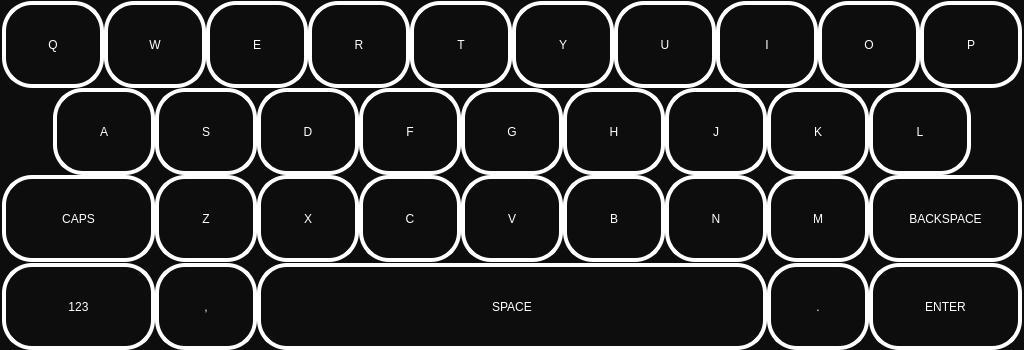
<?xml version="1.0" encoding="UTF-8"?>
<ui version="4.0">
 <class>Keyboard</class>
 <widget class="QDialog" name="Keyboard">
  <property name="windowModality">
   <enum>Qt::NonModal</enum>
  </property>
  <property name="geometry">
   <rect>
    <x>0</x>
    <y>0</y>
    <width>1024</width>
    <height>350</height>
   </rect>
  </property>
  <property name="windowTitle">
   <string>Dialog</string>
  </property>
  <property name="styleSheet">
   <string notr="true">background-color: rgb(13, 13, 13);</string>
  </property>
  <widget class="QPushButton" name="Q">
   <property name="geometry">
    <rect>
     <x>2</x>
     <y>1</y>
     <width>102</width>
     <height>87</height>
    </rect>
   </property>
   <property name="styleSheet">
    <string notr="true">QPushButton#Q 
{ 
background-color: rgb(13, 13, 13);
border-style: solid;
border-width:4px;
border-radius:30px;
border-color: white;

font: 75 30pt &quot;Tahoma&quot;;
color: rgb(255, 255, 255);
 } 
QPushButton#Q:pressed 
{ 
background-color:white; 
color: rgb(0, 0, 0);
border-color: rgb(13,13,13);
}</string>
   </property>
   <property name="text">
    <string>Q</string>
   </property>
  </widget>
  <widget class="QPushButton" name="W">
   <property name="geometry">
    <rect>
     <x>104</x>
     <y>1</y>
     <width>102</width>
     <height>87</height>
    </rect>
   </property>
   <property name="styleSheet">
    <string notr="true">QPushButton#W 
{ 
background-color: rgb(13, 13, 13);
border-style: solid;
border-width:4px;
border-radius:30px;
border-color: white;

font: 75 30pt &quot;Tahoma&quot;;
color: rgb(255, 255, 255);
 } 
QPushButton#W:pressed 
{ 
background-color:white; 
color: rgb(0, 0, 0);
border-color: rgb(13,13,13);
}</string>
   </property>
   <property name="text">
    <string>W</string>
   </property>
  </widget>
  <widget class="QPushButton" name="E">
   <property name="geometry">
    <rect>
     <x>206</x>
     <y>1</y>
     <width>102</width>
     <height>87</height>
    </rect>
   </property>
   <property name="styleSheet">
    <string notr="true">QPushButton#E 
{ 
background-color: rgb(13, 13, 13);
border-style: solid;
border-width:4px;
border-radius:30px;
border-color: white;

font: 75 30pt &quot;Tahoma&quot;;
color: rgb(255, 255, 255);
 } 
QPushButton#E:pressed 
{ 
background-color:white; 
color: rgb(0, 0, 0);
border-color: rgb(13,13,13);
}</string>
   </property>
   <property name="text">
    <string>E</string>
   </property>
  </widget>
  <widget class="QPushButton" name="R">
   <property name="geometry">
    <rect>
     <x>308</x>
     <y>1</y>
     <width>102</width>
     <height>87</height>
    </rect>
   </property>
   <property name="styleSheet">
    <string notr="true">background-color: rgb(13, 13, 13);
border-style: solid;
border-width:4px;
border-radius:30px;
border-color: white;

font: 75 30pt &quot;Tahoma&quot;;
color: rgb(255, 255, 255);</string>
   </property>
   <property name="text">
    <string>R</string>
   </property>
  </widget>
  <widget class="QPushButton" name="T">
   <property name="geometry">
    <rect>
     <x>410</x>
     <y>1</y>
     <width>102</width>
     <height>87</height>
    </rect>
   </property>
   <property name="styleSheet">
    <string notr="true">background-color: rgb(13, 13, 13);
border-style: solid;
border-width:4px;
border-radius:30px;
border-color: white;

font: 75 30pt &quot;Tahoma&quot;;
color: rgb(255, 255, 255);</string>
   </property>
   <property name="text">
    <string>T</string>
   </property>
  </widget>
  <widget class="QPushButton" name="Y">
   <property name="geometry">
    <rect>
     <x>512</x>
     <y>1</y>
     <width>102</width>
     <height>87</height>
    </rect>
   </property>
   <property name="styleSheet">
    <string notr="true">background-color: rgb(13, 13, 13);
border-style: solid;
border-width:4px;
border-radius:30px;
border-color: white;

font: 75 30pt &quot;Tahoma&quot;;
color: rgb(255, 255, 255);</string>
   </property>
   <property name="text">
    <string>Y</string>
   </property>
  </widget>
  <widget class="QPushButton" name="U">
   <property name="geometry">
    <rect>
     <x>614</x>
     <y>1</y>
     <width>102</width>
     <height>87</height>
    </rect>
   </property>
   <property name="styleSheet">
    <string notr="true">background-color: rgb(13, 13, 13);
border-style: solid;
border-width:4px;
border-radius:30px;
border-color: white;

font: 75 30pt &quot;Tahoma&quot;;
color: rgb(255, 255, 255);</string>
   </property>
   <property name="text">
    <string>U</string>
   </property>
  </widget>
  <widget class="QPushButton" name="I">
   <property name="geometry">
    <rect>
     <x>716</x>
     <y>1</y>
     <width>102</width>
     <height>87</height>
    </rect>
   </property>
   <property name="styleSheet">
    <string notr="true">background-color: rgb(13, 13, 13);
border-style: solid;
border-width:4px;
border-radius:30px;
border-color: white;

font: 75 30pt &quot;Tahoma&quot;;
color: rgb(255, 255, 255);</string>
   </property>
   <property name="text">
    <string>I</string>
   </property>
  </widget>
  <widget class="QPushButton" name="O">
   <property name="geometry">
    <rect>
     <x>818</x>
     <y>1</y>
     <width>102</width>
     <height>87</height>
    </rect>
   </property>
   <property name="styleSheet">
    <string notr="true">background-color: rgb(13, 13, 13);
border-style: solid;
border-width:4px;
border-radius:30px;
border-color: white;

font: 75 30pt &quot;Tahoma&quot;;
color: rgb(255, 255, 255);</string>
   </property>
   <property name="text">
    <string>O</string>
   </property>
  </widget>
  <widget class="QPushButton" name="P">
   <property name="geometry">
    <rect>
     <x>920</x>
     <y>1</y>
     <width>102</width>
     <height>87</height>
    </rect>
   </property>
   <property name="styleSheet">
    <string notr="true">background-color: rgb(13, 13, 13);
border-style: solid;
border-width:4px;
border-radius:30px;
border-color: white;

font: 75 30pt &quot;Tahoma&quot;;
color: rgb(255, 255, 255);</string>
   </property>
   <property name="text">
    <string>P</string>
   </property>
  </widget>
  <widget class="QPushButton" name="A">
   <property name="geometry">
    <rect>
     <x>53</x>
     <y>88</y>
     <width>102</width>
     <height>87</height>
    </rect>
   </property>
   <property name="styleSheet">
    <string notr="true">background-color: rgb(13, 13, 13);
border-style: solid;
border-width:4px;
border-radius:30px;
border-color: white;

font: 75 30pt &quot;Tahoma&quot;;
color: rgb(255, 255, 255);</string>
   </property>
   <property name="text">
    <string>A</string>
   </property>
  </widget>
  <widget class="QPushButton" name="S">
   <property name="geometry">
    <rect>
     <x>155</x>
     <y>88</y>
     <width>102</width>
     <height>87</height>
    </rect>
   </property>
   <property name="styleSheet">
    <string notr="true">background-color: rgb(13, 13, 13);
border-style: solid;
border-width:4px;
border-radius:30px;
border-color: white;

font: 75 30pt &quot;Tahoma&quot;;
color: rgb(255, 255, 255);</string>
   </property>
   <property name="text">
    <string>S</string>
   </property>
  </widget>
  <widget class="QPushButton" name="D">
   <property name="geometry">
    <rect>
     <x>257</x>
     <y>88</y>
     <width>102</width>
     <height>87</height>
    </rect>
   </property>
   <property name="styleSheet">
    <string notr="true">background-color: rgb(13, 13, 13);
border-style: solid;
border-width:4px;
border-radius:30px;
border-color: white;

font: 75 30pt &quot;Tahoma&quot;;
color: rgb(255, 255, 255);</string>
   </property>
   <property name="text">
    <string>D</string>
   </property>
  </widget>
  <widget class="QPushButton" name="F">
   <property name="geometry">
    <rect>
     <x>359</x>
     <y>88</y>
     <width>102</width>
     <height>87</height>
    </rect>
   </property>
   <property name="styleSheet">
    <string notr="true">background-color: rgb(13, 13, 13);
border-style: solid;
border-width:4px;
border-radius:30px;
border-color: white;

font: 75 30pt &quot;Tahoma&quot;;
color: rgb(255, 255, 255);</string>
   </property>
   <property name="text">
    <string>F</string>
   </property>
  </widget>
  <widget class="QPushButton" name="G">
   <property name="geometry">
    <rect>
     <x>461</x>
     <y>88</y>
     <width>102</width>
     <height>87</height>
    </rect>
   </property>
   <property name="styleSheet">
    <string notr="true">background-color: rgb(13, 13, 13);
border-style: solid;
border-width:4px;
border-radius:30px;
border-color: white;

font: 75 30pt &quot;Tahoma&quot;;
color: rgb(255, 255, 255);</string>
   </property>
   <property name="text">
    <string>G</string>
   </property>
  </widget>
  <widget class="QPushButton" name="H">
   <property name="geometry">
    <rect>
     <x>563</x>
     <y>88</y>
     <width>102</width>
     <height>87</height>
    </rect>
   </property>
   <property name="styleSheet">
    <string notr="true">background-color: rgb(13, 13, 13);
border-style: solid;
border-width:4px;
border-radius:30px;
border-color: white;

font: 75 30pt &quot;Tahoma&quot;;
color: rgb(255, 255, 255);</string>
   </property>
   <property name="text">
    <string>H</string>
   </property>
  </widget>
  <widget class="QPushButton" name="J">
   <property name="geometry">
    <rect>
     <x>665</x>
     <y>88</y>
     <width>102</width>
     <height>87</height>
    </rect>
   </property>
   <property name="styleSheet">
    <string notr="true">background-color: rgb(13, 13, 13);
border-style: solid;
border-width:4px;
border-radius:30px;
border-color: white;

font: 75 30pt &quot;Tahoma&quot;;
color: rgb(255, 255, 255);</string>
   </property>
   <property name="text">
    <string>J</string>
   </property>
  </widget>
  <widget class="QPushButton" name="K">
   <property name="geometry">
    <rect>
     <x>767</x>
     <y>88</y>
     <width>102</width>
     <height>87</height>
    </rect>
   </property>
   <property name="styleSheet">
    <string notr="true">background-color: rgb(13, 13, 13);
border-style: solid;
border-width:4px;
border-radius:30px;
border-color: white;

font: 75 30pt &quot;Tahoma&quot;;
color: rgb(255, 255, 255);</string>
   </property>
   <property name="text">
    <string>K</string>
   </property>
  </widget>
  <widget class="QPushButton" name="L">
   <property name="geometry">
    <rect>
     <x>869</x>
     <y>88</y>
     <width>102</width>
     <height>87</height>
    </rect>
   </property>
   <property name="styleSheet">
    <string notr="true">background-color: rgb(13, 13, 13);
border-style: solid;
border-width:4px;
border-radius:30px;
border-color: white;

font: 75 30pt &quot;Tahoma&quot;;
color: rgb(255, 255, 255);</string>
   </property>
   <property name="text">
    <string>L</string>
   </property>
  </widget>
  <widget class="QPushButton" name="Z">
   <property name="geometry">
    <rect>
     <x>155</x>
     <y>175</y>
     <width>102</width>
     <height>87</height>
    </rect>
   </property>
   <property name="styleSheet">
    <string notr="true">background-color: rgb(13, 13, 13);
border-style: solid;
border-width:4px;
border-radius:30px;
border-color: white;

font: 75 30pt &quot;Tahoma&quot;;
color: rgb(255, 255, 255);</string>
   </property>
   <property name="text">
    <string>Z</string>
   </property>
  </widget>
  <widget class="QPushButton" name="X">
   <property name="geometry">
    <rect>
     <x>257</x>
     <y>175</y>
     <width>102</width>
     <height>87</height>
    </rect>
   </property>
   <property name="styleSheet">
    <string notr="true">background-color: rgb(13, 13, 13);
border-style: solid;
border-width:4px;
border-radius:30px;
border-color: white;

font: 75 30pt &quot;Tahoma&quot;;
color: rgb(255, 255, 255);</string>
   </property>
   <property name="text">
    <string>X</string>
   </property>
  </widget>
  <widget class="QPushButton" name="C">
   <property name="geometry">
    <rect>
     <x>359</x>
     <y>175</y>
     <width>102</width>
     <height>87</height>
    </rect>
   </property>
   <property name="styleSheet">
    <string notr="true">background-color: rgb(13, 13, 13);
border-style: solid;
border-width:4px;
border-radius:30px;
border-color: white;

font: 75 30pt &quot;Tahoma&quot;;
color: rgb(255, 255, 255);</string>
   </property>
   <property name="text">
    <string>C</string>
   </property>
  </widget>
  <widget class="QPushButton" name="V">
   <property name="geometry">
    <rect>
     <x>461</x>
     <y>175</y>
     <width>102</width>
     <height>87</height>
    </rect>
   </property>
   <property name="styleSheet">
    <string notr="true">background-color: rgb(13, 13, 13);
border-style: solid;
border-width:4px;
border-radius:30px;
border-color: white;

font: 75 30pt &quot;Tahoma&quot;;
color: rgb(255, 255, 255);</string>
   </property>
   <property name="text">
    <string>V</string>
   </property>
  </widget>
  <widget class="QPushButton" name="B">
   <property name="geometry">
    <rect>
     <x>563</x>
     <y>175</y>
     <width>102</width>
     <height>87</height>
    </rect>
   </property>
   <property name="styleSheet">
    <string notr="true">background-color: rgb(13, 13, 13);
border-style: solid;
border-width:4px;
border-radius:30px;
border-color: white;

font: 75 30pt &quot;Tahoma&quot;;
color: rgb(255, 255, 255);</string>
   </property>
   <property name="text">
    <string>B</string>
   </property>
  </widget>
  <widget class="QPushButton" name="N">
   <property name="geometry">
    <rect>
     <x>665</x>
     <y>175</y>
     <width>102</width>
     <height>87</height>
    </rect>
   </property>
   <property name="styleSheet">
    <string notr="true">background-color: rgb(13, 13, 13);
border-style: solid;
border-width:4px;
border-radius:30px;
border-color: white;

font: 75 30pt &quot;Tahoma&quot;;
color: rgb(255, 255, 255);</string>
   </property>
   <property name="text">
    <string>N</string>
   </property>
  </widget>
  <widget class="QPushButton" name="M">
   <property name="geometry">
    <rect>
     <x>767</x>
     <y>175</y>
     <width>102</width>
     <height>87</height>
    </rect>
   </property>
   <property name="styleSheet">
    <string notr="true">background-color: rgb(13, 13, 13);
border-style: solid;
border-width:4px;
border-radius:30px;
border-color: white;

font: 75 30pt &quot;Tahoma&quot;;
color: rgb(255, 255, 255);</string>
   </property>
   <property name="text">
    <string>M</string>
   </property>
  </widget>
  <widget class="QPushButton" name="CAPS">
   <property name="geometry">
    <rect>
     <x>2</x>
     <y>175</y>
     <width>153</width>
     <height>87</height>
    </rect>
   </property>
   <property name="styleSheet">
    <string notr="true">background-color: rgb(13, 13, 13);
border-style: solid;
border-width:4px;
border-radius:30px;
border-color: white;

font: 75 30pt &quot;Tahoma&quot;;
color: rgb(255, 255, 255);</string>
   </property>
   <property name="text">
    <string>CAPS</string>
   </property>
  </widget>
  <widget class="QPushButton" name="BACKSPACE">
   <property name="geometry">
    <rect>
     <x>869</x>
     <y>175</y>
     <width>153</width>
     <height>87</height>
    </rect>
   </property>
   <property name="styleSheet">
    <string notr="true">background-color: rgb(13, 13, 13);
border-style: solid;
border-width:4px;
border-radius:30px;
border-color: white;

font: 75 20pt &quot;Tahoma&quot;;
color: rgb(255, 255, 255);</string>
   </property>
   <property name="text">
    <string>BACKSPACE</string>
   </property>
  </widget>
  <widget class="QPushButton" name="NUMERYCZNA">
   <property name="geometry">
    <rect>
     <x>2</x>
     <y>263</y>
     <width>153</width>
     <height>87</height>
    </rect>
   </property>
   <property name="styleSheet">
    <string notr="true">background-color: rgb(13, 13, 13);
border-style: solid;
border-width:4px;
border-radius:30px;
border-color: white;

font: 75 30pt &quot;Tahoma&quot;;
color: rgb(255, 255, 255);</string>
   </property>
   <property name="text">
    <string>123</string>
   </property>
  </widget>
  <widget class="QPushButton" name="PRZECINEK">
   <property name="geometry">
    <rect>
     <x>155</x>
     <y>263</y>
     <width>102</width>
     <height>87</height>
    </rect>
   </property>
   <property name="styleSheet">
    <string notr="true">background-color: rgb(13, 13, 13);
border-style: solid;
border-width:4px;
border-radius:30px;
border-color: white;

font: 75 30pt &quot;Tahoma&quot;;
color: rgb(255, 255, 255);</string>
   </property>
   <property name="text">
    <string>,</string>
   </property>
  </widget>
  <widget class="QPushButton" name="SPACE">
   <property name="geometry">
    <rect>
     <x>257</x>
     <y>263</y>
     <width>510</width>
     <height>87</height>
    </rect>
   </property>
   <property name="styleSheet">
    <string notr="true">background-color: rgb(13, 13, 13);
border-style: solid;
border-width:4px;
border-radius:30px;
border-color: white;

font: 75 30pt &quot;Tahoma&quot;;
color: rgb(255, 255, 255);</string>
   </property>
   <property name="text">
    <string>SPACE</string>
   </property>
  </widget>
  <widget class="QPushButton" name="ENTER">
   <property name="geometry">
    <rect>
     <x>869</x>
     <y>263</y>
     <width>153</width>
     <height>87</height>
    </rect>
   </property>
   <property name="styleSheet">
    <string notr="true">background-color: rgb(13, 13, 13);
border-style: solid;
border-width:4px;
border-radius:30px;
border-color: white;

font: 75 30pt &quot;Tahoma&quot;;
color: rgb(255, 255, 255);</string>
   </property>
   <property name="text">
    <string>ENTER</string>
   </property>
  </widget>
  <widget class="QPushButton" name="KROPKA">
   <property name="geometry">
    <rect>
     <x>767</x>
     <y>263</y>
     <width>102</width>
     <height>87</height>
    </rect>
   </property>
   <property name="styleSheet">
    <string notr="true">background-color: rgb(13, 13, 13);
border-style: solid;
border-width:4px;
border-radius:30px;
border-color: white;

font: 75 30pt &quot;Tahoma&quot;;
color: rgb(255, 255, 255);</string>
   </property>
   <property name="text">
    <string>.</string>
   </property>
  </widget>
 </widget>
 <resources/>
 <connections/>
</ui>
